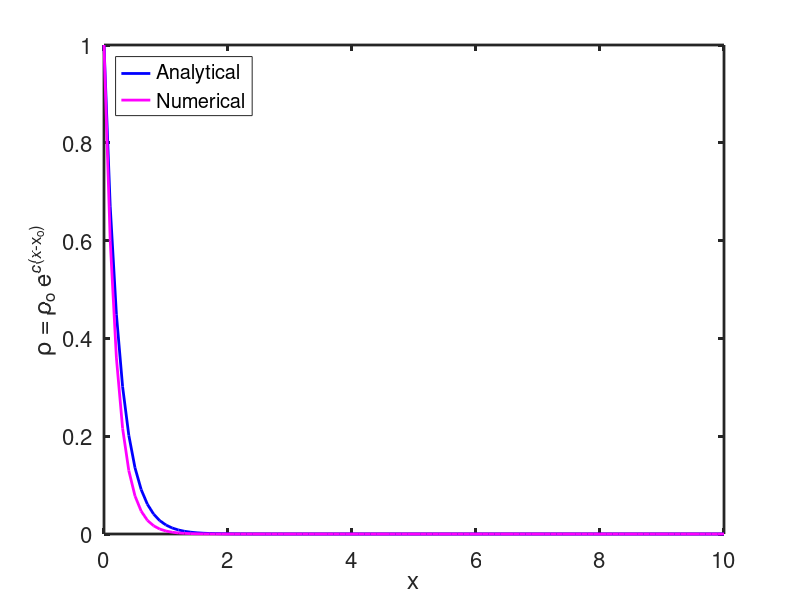

Recreate this plot in MATLAB.
%% Stability analysis.
% rho_prime = c * rho

clear all;
close all;

c = 4;
x_o = 0;
rho_o = 1;

dx = 0.1;

x = [x_o:dx:10]';
rho_analytical = rho_o * exp(-c * (x - x_o));

% Numerical.
rho_numerical = zeros(size(x));
rho_numerical(1, 1) = rho_o;

for i = 2 : length(rho_numerical)
  rho_numerical(i, 1) = rho_numerical(i-1, 1) * (1 - c * dx);
end

% Plot.
figure(1);
hold on;
plot(x, rho_analytical, '-b', 'linewidth', 2);
plot(x, rho_numerical, '-m', 'linewidth', 2);
legend('Analytical', 'Numerical', 'location', 'northwest');
hold on;
xlabel('x');
ylabel('\rho = \rho_o e^{c(x-x_o)}');
box on;
set(gca, "linewidth", 2, "fontsize", 16)
hold off;
